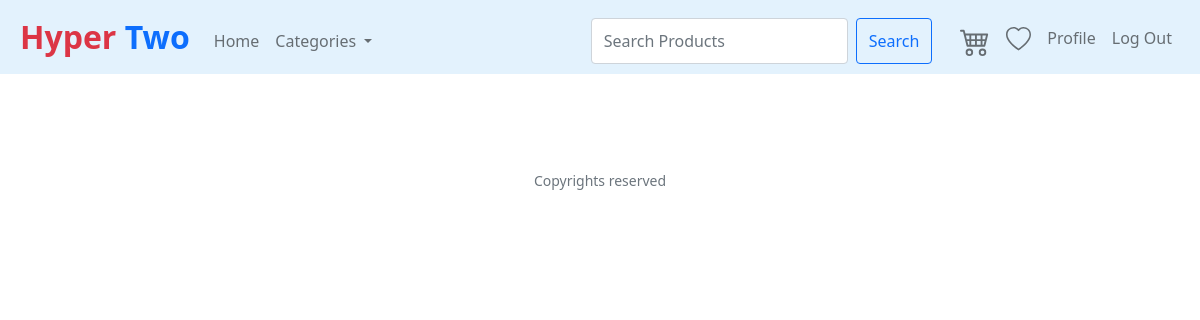
The page /Transactions (signed in) on the database as committed earlier.
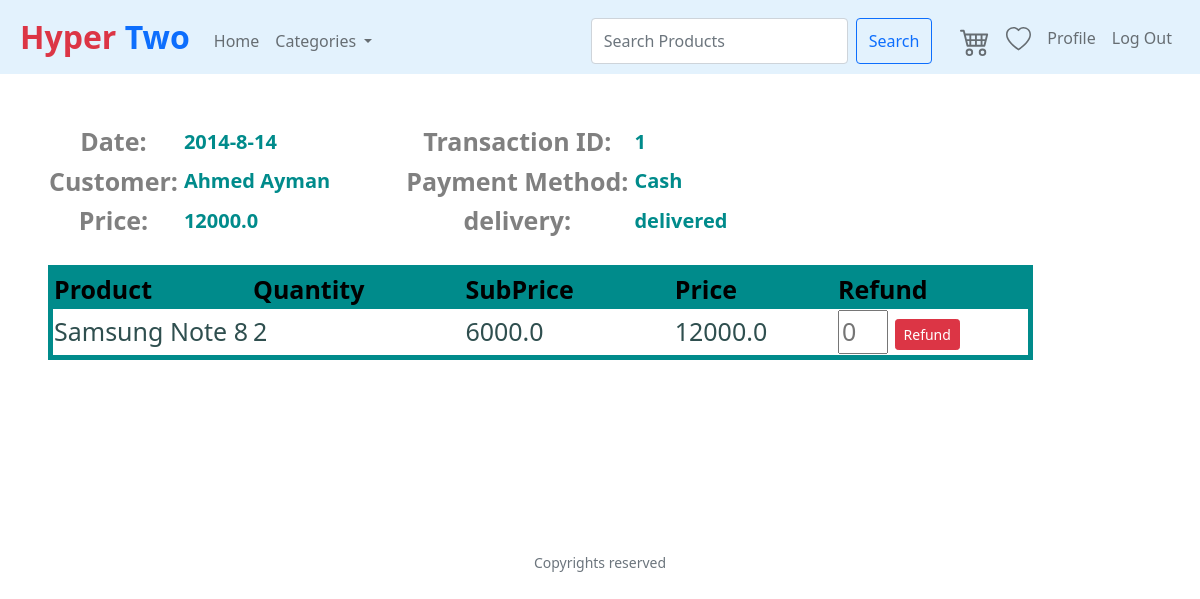
The same page on the database as committed later.
### tables this page shows
CREATE TABLE Transactions (TransactionID INTEGER PRIMARY KEY AUTOINCREMENT UNIQUE NOT NULL, TransactionDate DATETIME, IsDelivered BOOLEAN, Price DOUBLE NOT NULL, PaymentMethod VARCHAR (100), CustomerID INT REFERENCES Customer (CustomerID) ON DELETE NO ACTION ON UPDATE CASCADE NOT NULL);

CREATE TABLE Customer (CustomerID INTEGER PRIMARY KEY AUTOINCREMENT UNIQUE NOT NULL, Username VARCHAR (300) NOT NULL UNIQUE, Password VARCHAR (300) NOT NULL, FirstName VARCHAR (300) NOT NULL, LastName VARCHAR (300) NOT NULL, Address VARCHAR (500), PhoneNumber VARCHAR (20), RegisterationCode VARCHAR (30) UNIQUE, CodeShares INT, PromoCode VARCHAR (300), VoucherValue INT);

CREATE TABLE Product (ProductID INTEGER PRIMARY KEY AUTOINCREMENT NOT NULL UNIQUE, ProductName VARCHAR (300) NOT NULL UNIQUE, ProductDescription VARCHAR (5000), Price DOUBLE NOT NULL, Quantity INT NOT NULL, Rating DOUBLE CHECK (Rating >= 0 and Rating < 6), ImageURL VARCHAR (1000), SupplierID INT NOT NULL REFERENCES Suppliers (SupplierID), CategoryID INT NOT NULL REFERENCES Categories (CategoryID) ON DELETE CASCADE ON UPDATE CASCADE);

CREATE TABLE Transaction_Contains_Products (TransactionID INT NOT NULL, ProductID INT NOT NULL, Quantity INT NOT NULL, PRIMARY KEY (TransactionID, ProductID), FOREIGN KEY (TransactionID) REFERENCES Transactions (TransactionID) ON DELETE CASCADE ON UPDATE CASCADE, FOREIGN KEY (ProductID) REFERENCES Product ON DELETE NO ACTION ON UPDATE NO ACTION);

### application.py (the view, shortened to what this page needs)
@app.route("/Transactions", methods=["GET", "POST"])
@login_required
def Transactions():
    categories=GetCategories()
    rows = db.execute("SELECT * FROM Transactions WHERE CustomerID = :id",
                         id=session["user_id"])
    CustomerInfo = db.execute("SELECT * FROM Customer WHERE CustomerID = :id",
                        id=session["user_id"])
    TransConPros = []
    for row in rows:
        TransConPros.append(db.execute("SELECT * FROM Transaction_Contains_Products WHERE TransactionID = :id",
        id= row["TransactionID"]))
    Product = []
    for TransConPro in TransConPros:
        for row in TransConPro:
            Product.append(db.execute("SELECT * FROM Product WHERE ProductID = :id",
            id= row["ProductID"]))
    Refunds = []
    for row in rows:
        Refunds.append(db.execute("SELECT * FROM Refunds WHERE TransactionID = :id",
        id= row["TransactionID"]))
    Refund_Product = []
    for Refund in Refunds:
        for Ref in Refund:
            Refund_Product.append(db.execute("SELECT * FROM RefundProducts WHERE RefundID = :id",
            id= Ref["RefundID"]))
    return render_template("Transactions.html" ,categories=categories,CustomerInfo = CustomerInfo ,
    rows = rows , TransConPros = TransConPros , Product = Product , Refunds = Refunds , Refund_Product =Refund_Product)

### application.py (called while the page is built)
@app.after_request
def after_request(response):
    response.headers["Cache-Control"] = "no-cache, no-store, must-revalidate"
    response.headers["Expires"] = 0
    response.headers["Pragma"] = "no-cache"
    return response

def GetCategories():
    categories=db.execute("Select * from Categories order by CategoryName")
    today = date.today()
    saleproducts = db.execute("SELECT * FROM In_Sale_Products")
    for product in saleproducts:
        prodid=product["ProductID"]
        productdate = product["SaleEndDate"].split("-")
        productdate = date(int(productdate[0]),int(productdate[1]),int(productdate[2]))
        if productdate < today:
            query = db.execute("DELETE FROM In_Sale_Products WHERE ProductID= :prodid",prodid=prodid)
    return categories

### helpers.py (called while the page is built)
def login_required(f):
    @wraps(f)
    def decorated_function(*args, **kwargs):
        if session.get("user_id") is None:
            return redirect("/login")
        return f(*args, **kwargs)
    return decorated_function

### templates/Transactions.html (shortened to what this page needs)
{% extends "layout.html" %}
{% block main %}
{% for row in rows%}
    <table class = "TransactionH">
        <thead class = "Head">
            <tr class = "H1">
                <th class = "Const"> Date: </th>
                <th class = "Var"> {{row.TransactionDate}} </th>
                <th class = "Const"> Transaction ID: </th>
                <th class = "Var"> {{row.TransactionID}} </th>
            </tr>
            <tr class = "H2">
                <th class = "Const"> Customer: </th>
                <th class = "Var"> {{CustomerInfo[0].FirstName}} {{CustomerInfo[0].LastName}} </th>
                <th class = "Const"> Payment Method: </th>
                <th class = "Var"> {{row.PaymentMethod}} </th>
            </tr>
            <tr class = "H3">
                <th class = "Const"> Price: </th>
                <th class = "Var"> {{row.Price}} </th>
                <th class = "Const"> delivery: </th>
                <th class = "Var">
                {%if not row.IsDelivered%}
                <form action="/Transactions" method="post">
                    <input type="hidden" name="TransactionID_delivered" value="{{ row.TransactionID}}"/>
                    <button class="btn btn-sm btn-primary" type="submit">Mark as delivered</button>
                </form>
                {%else%}
                delivered
                    {%endif%}
                </th>
            </tr>
        </thead>
    </table>
    <br>
    <table class = "TransactionB">
        <thead>
            <tr>
                <th class = "Fix"> Product </th>
                <th class = "Fix"> Quantity </th>
                <th class = "Fix"> SubPrice </th>
                <th class = "Fix"> Price </th>
                <th class = "Fix"> Refund </th>
            </tr>
        </thead>
        <tbody>
            {% for Trans in TransConPros %}
                {% for Tran in Trans %}
                    {% for Pro in Product %}
                        {% if row.TransactionID == Tran.TransactionID and Pro[0].ProductID == Tran.ProductID %}
                            <tr class = "T1R1">
                            <td> {{ Pro[0].ProductName }} </td>
                            <td> {{ Tran.Quantity }} </td>
                            <td> {{ Pro[0].Price }} </td>
                            <td> {{ Tran.Quantity * Pro[0].Price }} </td>
                            <td>
                                    <form action="/Transactions" method="post">
                                        <input type="number" name="Refund_Quantity" min="1" placeholder="0" style="width: 50px" required />
                                        <button class="btn btn-sm btn-danger" type="submit">Refund</button>
                                    </form>
                            </td>
                        </tr>
                        {% endif %}
                    {% endfor %}
                {% endfor %}
            {% endfor %}
        </tbody>
    </table>
<br><br><br><br><br><br>
{% endfor %}
{% endblock %}

### templates/layout.html (shortened to what this page needs)
<!DOCTYPE html>
<html lang="en">
    <head>
        <link href="https://cdn.jsdelivr.net/npm/bootstrap@5.0.0-beta1/dist/css/bootstrap.min.css" rel="stylesheet">
        <link rel="stylesheet" href="https://cdnjs.cloudflare.com/ajax/libs/font-awesome/4.7.0/css/font-awesome.min.css">
        <link href="/static/styles.css" rel="stylesheet">
    </head>
    <body>
        <nav class="navbar navbar-expand-md navbar-light" style="background-color: #e3f2fd;">
            <a class="navbar-brand" href="/"><span class="text-danger">Hyper </span><span class="text-primary">Two</span> </a>
            <ul class="navbar-nav mr-auto mt-2">
                <li class="nav-item"><a class="nav-link" href="/">Home</a></li>
                <li class="nav-item dropdown">
                    <a class="nav-link dropdown-toggle" href="#" id="navbarDropdownMenuLink" role="button" data-bs-toggle="dropdown" aria-expanded="false">
                      Categories
                    </a>
                </li>
            </ul>
            <ul class="navbar-nav ml-auto mt-2" style="position: Absolute; right: 20px;">
                <form class="d-flex" action="/search" method="get" style="padding-right: 20px;">
                    <input class="form-control me-2" name="search_for" type="search" placeholder="Search Products" aria-label="Search">
                    <button class="btn btn-outline-primary" type="submit">Search</button>
                  </form>
                {% if session.user_id %}
                        <li class="nav-item"><a class="nav-link" href="/cart"></a></li>
                          <li class="nav-item"><a class="nav-link" href="/wishlist"></a></li>
                        <li class="nav-item"><a class="nav-link" href="/Profile">Profile</a></li>
                        <li class="nav-item"><a class="nav-link" href="/logout">Log Out</a></li>
                {% else %}
                        <li class="nav-item"><a class="nav-link" href="/register">Register</a></li>
                        <li class="nav-item"><a class="nav-link" href="/login">Log In</a></li>
                {% endif %}
             </ul>
        </nav>
        <main class="container-fluid p-5">
            {% block main %}{% endblock %}
        </main>
        <footer class="small text-center text-muted">
            Copyrights reserved
        </footer>
    </body>
</html>

### static/styles.css (style rules this page uses)
body { perspective: 1000px; transform-style: preserve-3d; }
nav .navbar-brand { font-size: xx-large; padding-left: 20px; font-weight: bolder; }
main { overflow-x: auto; text-align: center; }
main th.Const { font-size: 25px; color:grey; padding-right:5px; }
main th.Var { font-size: 20px; color:darkcyan; padding-right:75px; text-align: left; }
main th.Fix { font-size: 25px; color:rgb(0, 0, 0); padding-right:100px; background-color:darkcyan; }
main table.TransactionB { border: 5px solid darkcyan; }
main tbody { font-weight: 500; font-size: 25px; color:darkslategray; text-align: left; }
main button { background-color: #537fbe; text-align: left; }

Rows that differ between the two databases and show on the page:
added Transactions: TransactionDate "2014-8-14", TransactionID "1", PaymentMethod "Cash", Price "12000.0", IsDelivered "delivered"
now on this page (row unchanged): Customer: FirstName "Ahmed", LastName "Ayman"
added Transaction_Contains_Products: Quantity "2", Tran.Quantity*Pro[0].Price "12000.0"
now on this page (row unchanged): Product: ProductName "Samsung Note 8", Price "6000.0"
